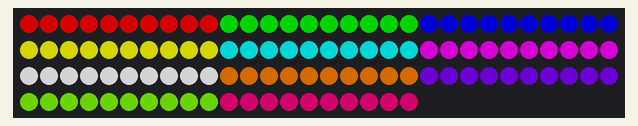
Simulated run of this sketch. Board: Arduino Nano, built with avr-gcc and run on an emulated ATmega328P. Parts: 110 RGB LEDs in strip order, left to right, continuing on the next row. Dim RGB values are drawn brighter than linear; what the sketch prints to the serial monitor is not drawn.

Above: at 1.1 s.

The sketch:

led_counter.ino
```cpp
/*
 * LED Counter - Color changes every 10 LEDs
 * Pin D11 - helps count total LEDs on strip
 */

#include <Adafruit_NeoPixel.h>

#define LED_PIN 11
#define MAX_LEDS 110  // Full range for counting

Adafruit_NeoPixel strip(MAX_LEDS, LED_PIN, NEO_GRB + NEO_KHZ800);

// Color palette - distinct colors for counting
uint32_t colors[] = {
  strip.Color(255, 0, 0),     // 0-9: Red
  strip.Color(0, 255, 0),     // 10-19: Green
  strip.Color(0, 0, 255),     // 20-29: Blue
  strip.Color(255, 255, 0),   // 30-39: Yellow
  strip.Color(0, 255, 255),   // 40-49: Cyan
  strip.Color(255, 0, 255),   // 50-59: Magenta
  strip.Color(255, 255, 255), // 60-69: White
  strip.Color(255, 128, 0),   // 70-79: Orange
  strip.Color(128, 0, 255),   // 80-89: Purple
  strip.Color(128, 255, 0),   // 90-99: Lime
  strip.Color(255, 0, 128),   // 100-109: Pink
  strip.Color(0, 255, 128)    // 110-119: Aqua
};

void setup() {
  Serial.begin(115200);
  delay(1000);

  Serial.println("LED Counter - Pin D11");
  Serial.println("Colors change every 10 LEDs");
  Serial.println("Count the color blocks to find total LEDs");
  Serial.println();

  strip.begin();
  strip.setBrightness(128);  // 50% brightness
  strip.clear();

  // Set colors - every 10 LEDs changes color
  for (int i = 0; i < MAX_LEDS; i++) {
    int colorIndex = i / 10;  // 0-9 = 0, 10-19 = 1, etc.
    strip.setPixelColor(i, colors[colorIndex]);
  }

  strip.show();

  Serial.println("LED pattern set:");
  Serial.println("  0-9: Red");
  Serial.println("  10-19: Green");
  Serial.println("  20-29: Blue");
  Serial.println("  30-39: Yellow");
  Serial.println("  40-49: Cyan");
  Serial.println("  50-59: Magenta");
  Serial.println("  60-69: White");
  Serial.println("  70-79: Orange");
  Serial.println("  80-89: Purple");
  Serial.println("  90-99: Lime");
  Serial.println("  100-109: Pink");
  Serial.println("  110-119: Aqua");
}

void loop() {
  // Just hold the pattern
  delay(1000);
}
```
